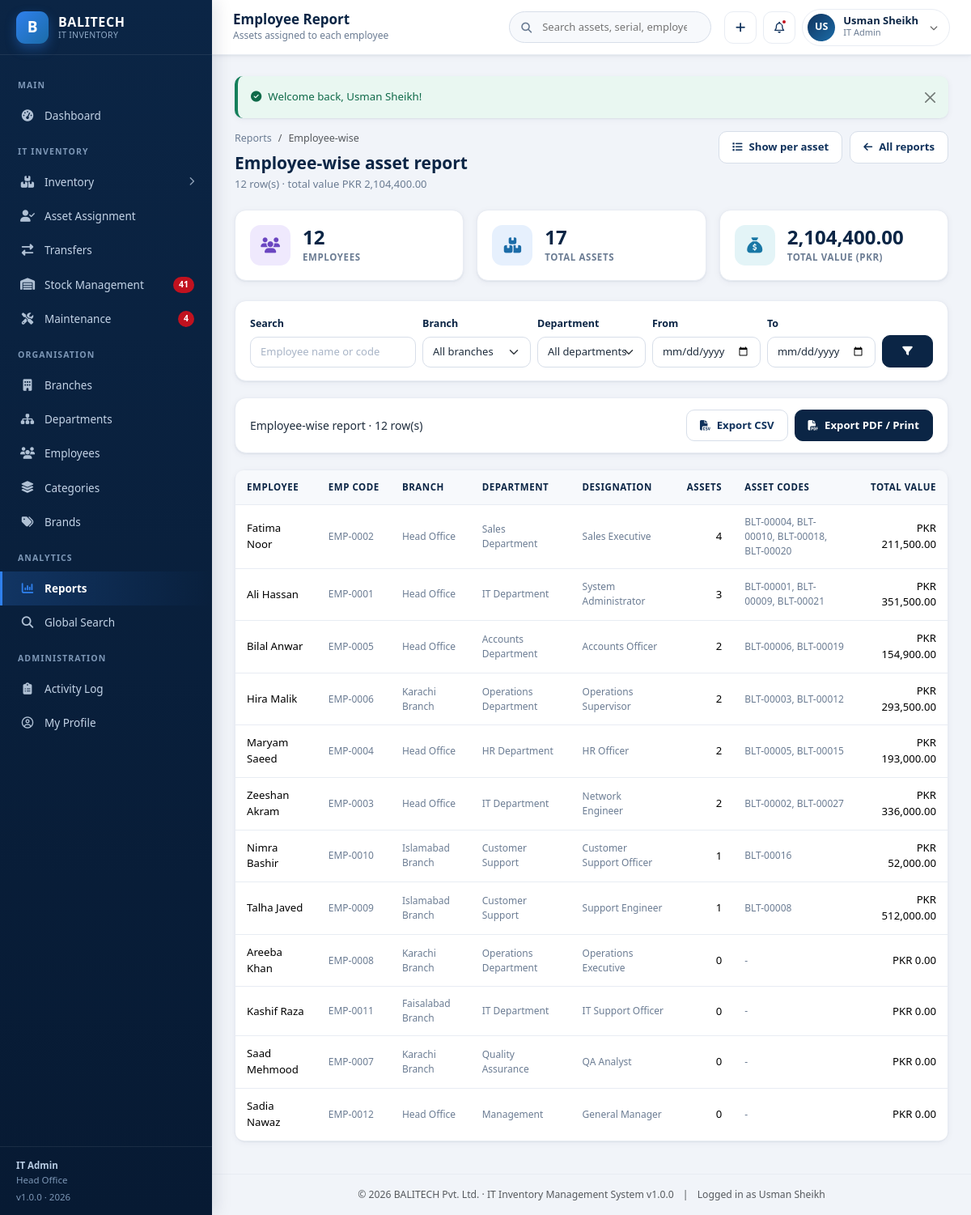
/reports/employee.php (signed in), run on the app's committed database.
### tables this page shows
CREATE TABLE `users` (
  `id` INT UNSIGNED NOT NULL AUTO_INCREMENT,
  `username` VARCHAR(60) NOT NULL,
  `full_name` VARCHAR(120) NOT NULL,
  `email` VARCHAR(120) NOT NULL,
  `password` VARCHAR(255) NOT NULL,
  `role` ENUM('super_admin','it_admin','branch_staff','dept_manager') NOT NULL DEFAULT 'branch_staff',
  `branch_id` INT UNSIGNED DEFAULT NULL,
  `department_id` INT UNSIGNED DEFAULT NULL,
  `phone` VARCHAR(30) DEFAULT NULL,
  `avatar` VARCHAR(255) DEFAULT NULL,
  `status` ENUM('active','inactive') NOT NULL DEFAULT 'active',
  `last_login` DATETIME DEFAULT NULL,
  `created_at` DATETIME NOT NULL DEFAULT CURRENT_TIMESTAMP,
  `updated_at` DATETIME NOT NULL DEFAULT CURRENT_TIMESTAMP ON UPDATE CURRENT_TIMESTAMP,
  PRIMARY KEY (`id`),
  UNIQUE KEY `uq_user_username` (`username`),
  UNIQUE KEY `uq_user_email` (`email`),
  KEY `idx_user_role` (`role`),
  KEY `idx_user_branch` (`branch_id`),
  KEY `idx_user_dept` (`department_id`),
  CONSTRAINT `fk_user_branch` FOREIGN KEY (`branch_id`) REFERENCES `branches` (`id`) ON DELETE SET NULL ON UPDATE CASCADE,
  CONSTRAINT `fk_user_dept` FOREIGN KEY (`department_id`) REFERENCES `departments` (`id`) ON DELETE SET NULL ON UPDATE CASCADE
);

CREATE TABLE `branches` (
  `id` INT UNSIGNED NOT NULL AUTO_INCREMENT,
  `branch_code` VARCHAR(20) NOT NULL,
  `branch_name` VARCHAR(120) NOT NULL,
  `city` VARCHAR(80) NOT NULL,
  `address` VARCHAR(255) DEFAULT NULL,
  `branch_manager` VARCHAR(120) DEFAULT NULL,
  `contact_number` VARCHAR(30) DEFAULT NULL,
  `email` VARCHAR(120) DEFAULT NULL,
  `status` ENUM('active','inactive') NOT NULL DEFAULT 'active',
  `created_at` DATETIME NOT NULL DEFAULT CURRENT_TIMESTAMP,
  `updated_at` DATETIME NOT NULL DEFAULT CURRENT_TIMESTAMP ON UPDATE CURRENT_TIMESTAMP,
  PRIMARY KEY (`id`),
  UNIQUE KEY `uq_branch_code` (`branch_code`),
  KEY `idx_branch_status` (`status`),
  KEY `idx_branch_name` (`branch_name`)
);

### reports/employee.php (the view, shortened to what the rows shown need)
<?php
require_once __DIR__ . '/../init.php';
$detail   = (int) get_param('detail', 0);
$page_title    = 'Employee Report';
require __DIR__ . '/../includes/header.php';
?>
<div class="page-head no-print">
    <div>
        <h2>Employee-wise asset report</h2>
    </div>
</div>
<div class="row g-3 mb-4 no-print">
</div>
<form class="filter-bar no-print" method="get" action="<?= url('reports/employee.php') ?>">
</form>
<div class="print-toolbar no-print">
</div>
<div class="card">
    <div class="table-responsive">
        <table class="table">
            <thead>
            <?php if ($detail): ?>
                <tr><th>Asset ID</th><th>Equipment</th><th>Employee</th><th>Emp Code</th><th>Branch</th><th>Department</th><th>Designation</th><th>Purchase Date</th><th class="text-end">Price</th><th>Status</th></tr>
            <?php else: ?>
                <tr><th>Employee</th><th>Emp Code</th><th>Branch</th><th>Department</th><th>Designation</th><th class="text-end">Assets</th><th>Asset Codes</th><th class="text-end">Total Value</th></tr>
            <?php endif; ?>
            </thead>
        </table>
    </div>
</div>
<?php require __DIR__ . '/../includes/footer.php'; ?>

### includes/header.php (shortened to what the rows shown need)
<?php
require_once __DIR__ . '/auth.php';
$page_title   = $page_title   ?? 'Dashboard';
?>
<!DOCTYPE html>
<html lang="en">
<head>
<link rel="stylesheet" href="https://cdn.jsdelivr.net/npm/bootstrap@5.3.3/dist/css/bootstrap.min.css">
<link rel="stylesheet" href="https://cdnjs.cloudflare.com/ajax/libs/font-awesome/6.5.2/css/all.min.css">
<link rel="stylesheet" href="<?= url('assets/css/style.css') ?>">
</head>
<body>
<div class="app-wrapper">
    <?php require __DIR__ . '/sidebar.php'; ?>
    <div class="app-main">
        <header class="app-topbar no-print">
            <div class="topbar-titles">
                <h1><?= e($page_title) ?></h1>
            </div>
            <form class="topbar-search" action="<?= url('search.php') ?>" method="get" role="search">
            </form>
            <div class="topbar-actions">
                <div class="dropdown">
                    <button class="user-chip" type="button" data-bs-toggle="dropdown" aria-expanded="false">
                        <span class="avatar"><?= e(user_initials($user['full_name'])) ?></span>
                        <span class="text-start">
                            <span class="u-name d-block"><?= e($user['full_name']) ?></span>
                            <span class="u-role d-block"><?= e(role_label($user['role'])) ?></span>
                        </span>
                        <i class="fa-solid fa-chevron-down ms-1" style="font-size:10px;opacity:.6"></i>
                    </button>
                </div>
            </div>
        </header>
        <main class="app-content">
            <?= render_flash() ?>

### includes/sidebar.php (shortened to what the rows shown need)
<?php
$user = current_user();
?>
<aside class="app-sidebar no-print" id="appSidebar">
    <div class="sidebar-brand">
        <span class="brand-mark">B</span>
        <span class="brand-text">
        </span>
    </div>
    <div class="sidebar-scroll">
        <div class="nav-label">Main</div>
        <ul class="sidebar-nav">
        </ul>
        <div class="nav-label">IT Inventory</div>
        <ul class="sidebar-nav">
        </ul>
        <div class="nav-label">Organisation</div>
        <ul class="sidebar-nav">
        </ul>
        <div class="nav-label">Analytics</div>
        <ul class="sidebar-nav">
        </ul>
        <?php if (is_role('super_admin', 'it_admin')): ?>
        <div class="nav-label">Administration</div>
        <ul class="sidebar-nav">
        </ul>
        <?php endif; ?>
    </div>
    <div class="sidebar-footer">
        <strong><?= e(role_label($user['role'] ?? '')) ?></strong><br>
        <?= $user['branch_name'] ? e($user['branch_name']) : 'All branches access' ?>
        <div class="mt-1">v<?= e(APP_VERSION) ?> &middot; <?= date('Y') ?></div>
    </div>
</aside>

### includes/footer.php (shortened to what the rows shown need)
        </main>
        <footer class="app-content py-3 text-center text-muted no-print" style="font-size:12.2px;border-top:1px solid var(--gray-200)">
            &copy; <?= date('Y') ?> <?= e(APP_COMPANY) ?> &middot; IT Inventory Management System v<?= e(APP_VERSION) ?>
            <span class="mx-2">|</span> Logged in as <?= e(current_user()['full_name'] ?? '') ?>
        </footer>
    </div>
</div>
</body>
</html>

### data on the page
users: role "IT Admin", branch.branch_name "Head Office", full_name "US", full_name "Usman Sheikh"

### other printed values
$notifLowStock "41"
$notifMaintenance "4"
APP_VERSION "1.0.0"
$page_title "Employee Report"
$page_subtitle "Assets assigned to each employee"
$flash['message'] "Welcome back, Usman Sheikh!"
count($rows) "12"
money($totalValue) "PKR 2,104,400.00"
money($totalValue, false) "2,104,400.00"
$row['employee_name'] "Fatima Noor"
$row['emp_code'] "EMP-0002"
$row['branch_name'] ?: '-' "Head Office"
$row['department_name'] ?: '-' "Sales Department"
$row['designation'] ?: '-' "Sales Executive"
$row['total_assets'] "4"
